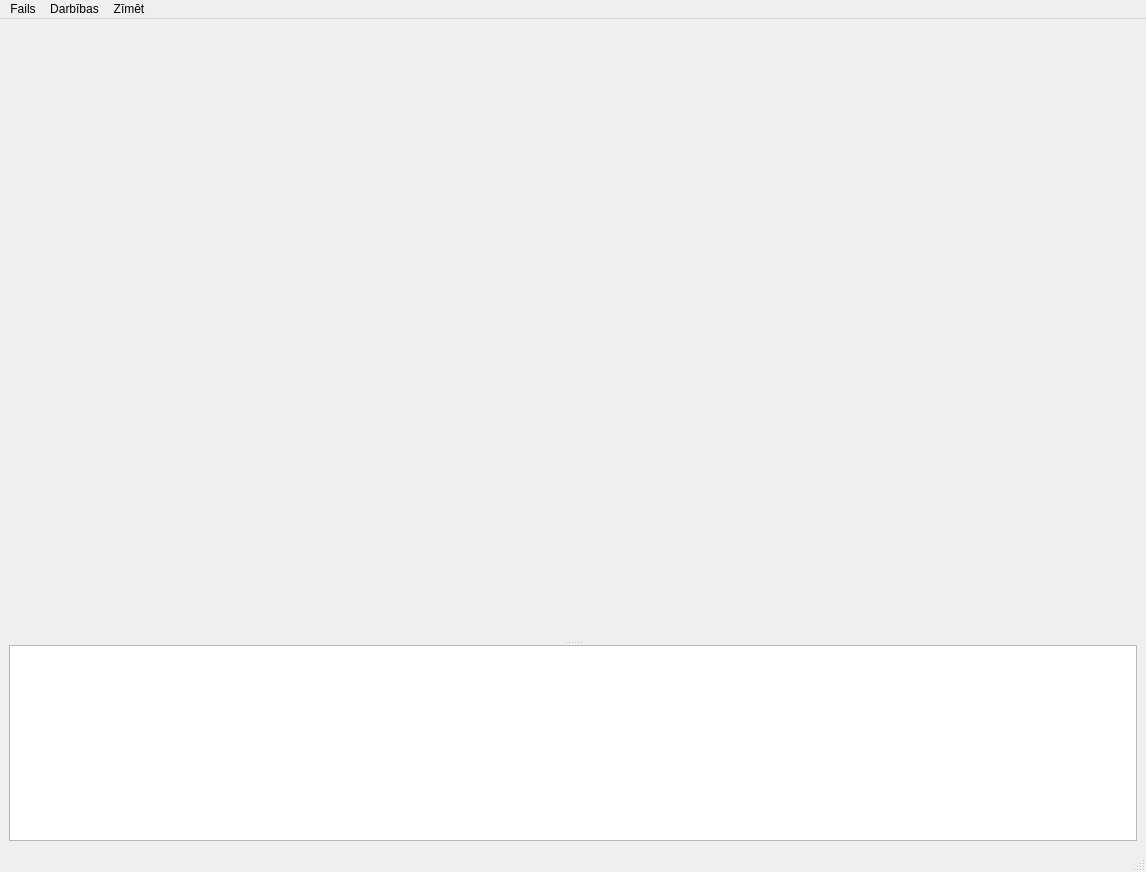
<?xml version="1.0" encoding="UTF-8"?>
<ui version="4.0">
 <class>MainWindow</class>
 <widget class="QMainWindow" name="MainWindow">
  <property name="geometry">
   <rect>
    <x>0</x>
    <y>0</y>
    <width>1146</width>
    <height>872</height>
   </rect>
  </property>
  <property name="windowTitle">
   <string>Zvaigžņu referencēšanas programma</string>
  </property>
  <widget class="QWidget" name="centralwidget">
   <layout class="QVBoxLayout" name="verticalLayout">
    <item>
     <widget class="QSplitter" name="splitter">
      <property name="orientation">
       <enum>Qt::Vertical</enum>
      </property>
      <widget class="MplWidget" name="MplWidget1" native="true">
       <property name="enabled">
        <bool>true</bool>
       </property>
       <property name="minimumSize">
        <size>
         <width>0</width>
         <height>600</height>
        </size>
       </property>
      </widget>
      <widget class="QPlainTextEdit" name="console">
       <property name="font">
        <font>
         <family>Consolas</family>
         <pointsize>11</pointsize>
        </font>
       </property>
      </widget>
     </widget>
    </item>
   </layout>
  </widget>
  <widget class="QMenuBar" name="menubar">
   <property name="geometry">
    <rect>
     <x>0</x>
     <y>0</y>
     <width>1146</width>
     <height>26</height>
    </rect>
   </property>
   <widget class="QMenu" name="menuFails">
    <property name="title">
     <string>Fails</string>
    </property>
    <addaction name="actionIelas_t_att_lu"/>
    <addaction name="actionMainit_att_lu"/>
    <addaction name="separator"/>
    <addaction name="actionIelas_t_projektu"/>
    <addaction name="actionSaglab_t_projektu"/>
    <addaction name="separator"/>
    <addaction name="actionIelas_t_kameru"/>
    <addaction name="actionSaglab_t_kameru"/>
   </widget>
   <widget class="QMenu" name="menuDarb_bas">
    <property name="title">
     <string>Zīmēt</string>
    </property>
    <addaction name="actionAtt_lu"/>
    <addaction name="separator"/>
    <addaction name="actionHorizont_lo_koordin_tu_re_is"/>
   </widget>
   <widget class="QMenu" name="menuZ_m_t">
    <property name="title">
     <string>Darbības</string>
    </property>
    <addaction name="actionCiparot_zvaigznes"/>
    <addaction name="separator"/>
    <addaction name="actionKalibr_t_kameru"/>
    <addaction name="separator"/>
    <addaction name="actionKameras_kalibr_cijas_parametri"/>
    <addaction name="actionKameras_modifikacija"/>
    <addaction name="separator"/>
    <addaction name="actionUzst_d_t_datumu"/>
    <addaction name="actionUzst_d_t_platumu_garumu_augstumu"/>
   </widget>
   <addaction name="menuFails"/>
   <addaction name="menuZ_m_t"/>
   <addaction name="menuDarb_bas"/>
  </widget>
  <widget class="QStatusBar" name="statusbar"/>
  <action name="actionIelas_t_att_lu">
   <property name="text">
    <string>Ielasīt attēlu</string>
   </property>
  </action>
  <action name="actionMainit_att_lu">
   <property name="enabled">
    <bool>false</bool>
   </property>
   <property name="text">
    <string>Mainīt attēlu</string>
   </property>
  </action>
  <action name="actionIelas_t_projektu">
   <property name="text">
    <string>Ielasīt projektu</string>
   </property>
  </action>
  <action name="actionSaglab_t_projektu">
   <property name="enabled">
    <bool>false</bool>
   </property>
   <property name="text">
    <string>Saglabāt projektu</string>
   </property>
  </action>
  <action name="actionIelas_t_kameru">
   <property name="enabled">
    <bool>false</bool>
   </property>
   <property name="text">
    <string>Ielasīt kameru</string>
   </property>
  </action>
  <action name="actionSaglab_t_kameru">
   <property name="enabled">
    <bool>false</bool>
   </property>
   <property name="text">
    <string>Saglabāt kameru</string>
   </property>
  </action>
  <action name="actionAtt_lu">
   <property name="enabled">
    <bool>false</bool>
   </property>
   <property name="text">
    <string>Attēls</string>
   </property>
  </action>
  <action name="actionHorizont_lo_koordin_tu_re_is">
   <property name="enabled">
    <bool>false</bool>
   </property>
   <property name="text">
    <string>Horizontālo koordinātu režģis</string>
   </property>
  </action>
  <action name="actionCiparot_zvaigznes">
   <property name="enabled">
    <bool>false</bool>
   </property>
   <property name="text">
    <string>Ciparot zvaigznes</string>
   </property>
  </action>
  <action name="actionKalibr_t_kameru">
   <property name="enabled">
    <bool>false</bool>
   </property>
   <property name="text">
    <string>Kalibrēt kameru</string>
   </property>
  </action>
  <action name="actionKameras_kalibr_cijas_parametri">
   <property name="text">
    <string>Kameras kalibrācijas parametri</string>
   </property>
  </action>
  <action name="actionKameras_modifikacija">
   <property name="enabled">
    <bool>false</bool>
   </property>
   <property name="text">
    <string>Modificēt kameras parametrus</string>
   </property>
  </action>
  <action name="actionUzst_d_t_datumu">
   <property name="enabled">
    <bool>true</bool>
   </property>
   <property name="text">
    <string>Uzstādīt datumu</string>
   </property>
  </action>
  <action name="actionUzst_d_t_platumu_garumu_augstumu">
   <property name="text">
    <string>Uzstādīt platumu, garumu, augstumu</string>
   </property>
  </action>
 </widget>
 <customwidgets>
  <customwidget>
   <class>MplWidget</class>
   <extends>QWidget</extends>
   <header>guihelpers.mplwidget</header>
   <container>1</container>
  </customwidget>
 </customwidgets>
 <resources/>
 <connections/>
</ui>
